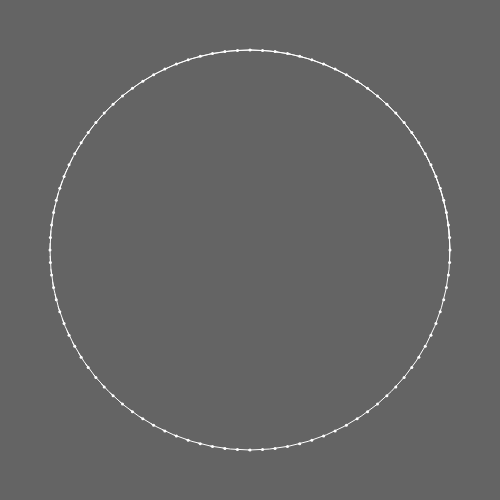
Frame 1 (no input)
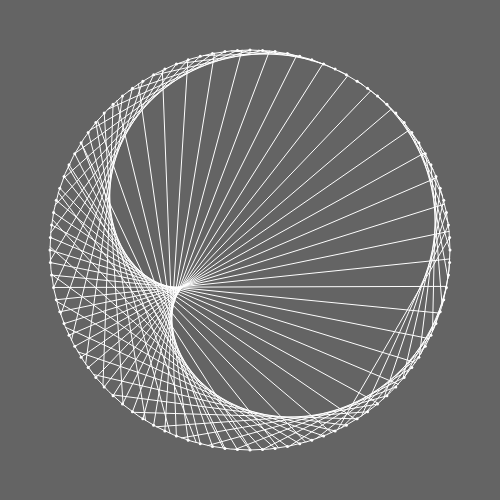
Frame 60 (no input)
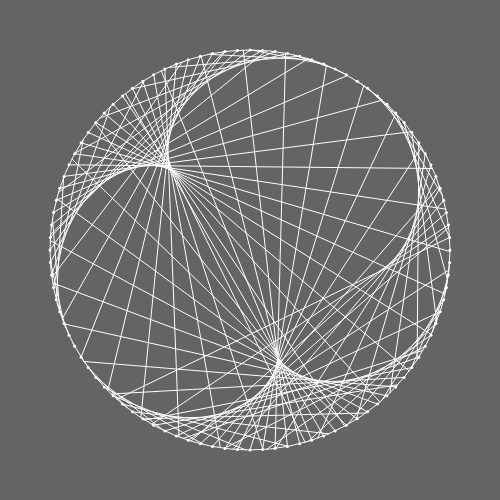
Frame 120 (the mouse pressed at the canvas centre since frame 60)

The p5.js sketch that drew these frames (run headless with seeded random() and noise() and a simulated clock; from frame 60 on, the mouse is pressed at the canvas centre):

// p5.js sketch
// ── sketch.js
var radius = 200;
var KreisX = 250;
var KreisY = 250;

var anzalP = 100;
var multiplikator = 1;

function setup() {
  frameRate(30);
	createCanvas(500, 500);
}

function getkoordinaten(kreisAnteil){
  kreisAnteil*=TWO_PI;
  var koordinaten = [(radius*Math.cos(kreisAnteil))+KreisX, (radius*Math.sin(kreisAnteil))+KreisY];
  return koordinaten;
}

function draw() {
  background(100);
  //Kreis
  noFill();
  stroke(255);
  ellipse(KreisX, KreisY, radius*2, radius*2);
  
  //Berechnung
  for(punktID=0; punktID<anzalP; punktID++){
    multiplikator+=0.0002;
    //erster Punkt
    var ersterP = getkoordinaten((1/anzalP)*punktID);
    noStroke();
    fill(255);
    ellipse(ersterP[0], ersterP[1], 3, 3);
    //zweiter Punkt
    var zweiterP = getkoordinaten((1/anzalP)*punktID*multiplikator);
    //Linine
    stroke(255);
    line(ersterP[0], ersterP[1], zweiterP[0], zweiterP[1]);
  }
}
